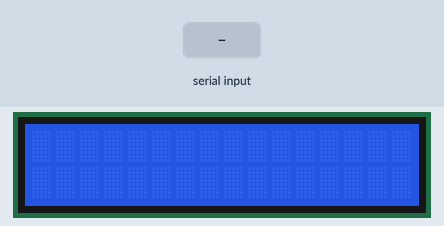
Simulated run of this sketch. Board: Arduino Uno, built with avr-gcc and run on an emulated ATmega328P. Parts: 16×2 character LCD. The test bench sets the inputs (shaded band). What the sketch prints to the serial monitor is not drawn.

Above: at 1.0 s.
1.1 s: "1" received over Serial
At 2.3 s:
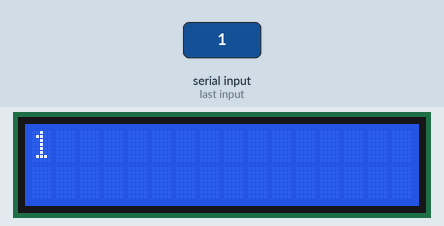
Timing chart, 0 to 4.1 s (numbered marks = the images above; inputs shaded):
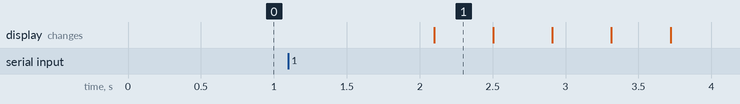

Measured:
- after the input at 1.1 s, the display: changes after 1.0 s (image 1)
- what the display in image 1 shows lasts 0.4 s, from 2.1 s to 2.5 s

The sketch:

lcd.ino
```cpp
#include<LiquidCrystal.h>
LiquidCrystal lcd(12,11,10,9,8,7);
String s;

void setup() {
  Serial.begin(9600);
  lcd.begin(16,2);
  Serial.println("Enter the text to print on lcd");
  while(Serial.available()==0){
  }
  s=Serial.readString();
}

void loop() {
  lcd.setCursor(0,0);
  lcd.print(s);
  delay(200);
  lcd.clear();
}
```
